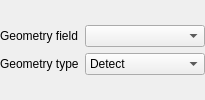
            <widget class="QWidget" name="swpGeomWKT">
             <layout class="QVBoxLayout" name="verticalLayout_6">
              <property name="leftMargin">
               <number>0</number>
              </property>
              <property name="topMargin">
               <number>0</number>
              </property>
              <property name="rightMargin">
               <number>0</number>
              </property>
              <property name="bottomMargin">
               <number>0</number>
              </property>
              <item>
               <layout class="QGridLayout" name="gridLayout_2">
                <item row="1" column="0">
                 <widget class="QLabel" name="label">
                  <property name="enabled">
                   <bool>true</bool>
                  </property>
                  <property name="text">
                   <string>Geometry type</string>
                  </property>
                 </widget>
                </item>
                <item row="1" column="2">
                 <widget class="QComboBox" name="cmbGeometryType">
                  <property name="enabled">
                   <bool>true</bool>
                  </property>
                  <property name="currentIndex">
                   <number>0</number>
                  </property>
                  <item>
                   <property name="text">
                    <string>Detect</string>
                   </property>
                  </item>
                  <item>
                   <property name="text">
                    <string>Point</string>
                   </property>
                  </item>
                  <item>
                   <property name="text">
                    <string>Line</string>
                   </property>
                  </item>
                  <item>
                   <property name="text">
                    <string>Polygon</string>
                   </property>
                  </item>
                 </widget>
                </item>
                <item row="0" column="0">
                 <widget class="QLabel" name="label_5">
                  <property name="text">
                   <string>Geometry field</string>
                  </property>
                 </widget>
                </item>
                <item row="0" column="2">
                 <widget class="QgsFieldComboBox" name="cmbWktField">
                  <property name="enabled">
                   <bool>true</bool>
                  </property>
                  <property name="sizePolicy">
                   <sizepolicy hsizetype="Expanding" vsizetype="Fixed">
                    <horstretch>0</horstretch>
                    <verstretch>0</verstretch>
                   </sizepolicy>
                  </property>
                  <property name="minimumSize">
                   <size>
                    <width>120</width>
                    <height>0</height>
                   </size>
                  </property>
                  <property name="toolTip">
                   <string>Name of the field containing well known text value</string>
                  </property>
                  <property name="statusTip">
                   <string>Name of the field containing well known text value</string>
                  </property>
                  <property name="whatsThis">
                   <string>Name of the field containing well known text value</string>
                  </property>
                  <property name="editable">
                   <bool>false</bool>
                  </property>
                 </widget>
                </item>
               </layout>
              </item>
             </layout>
            </widget>
